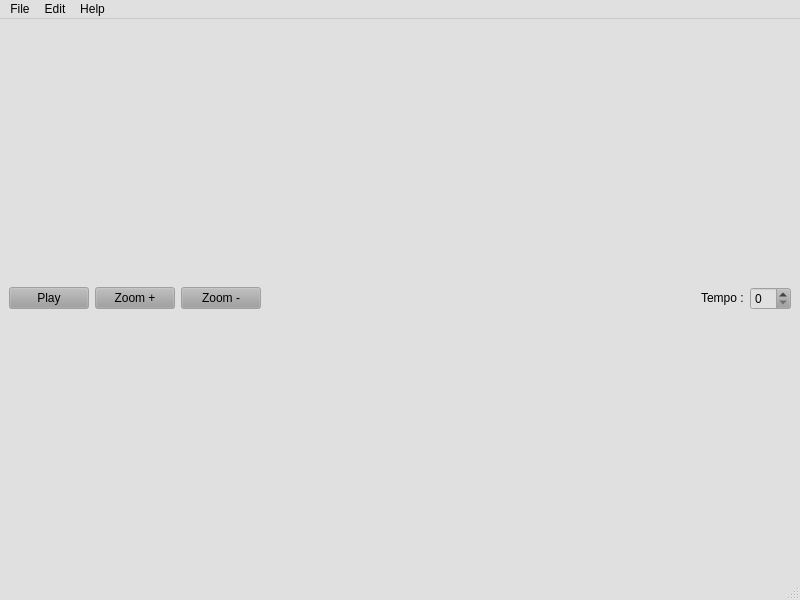
<?xml version="1.0" encoding="UTF-8"?>
<ui version="4.0">
 <class>MainWindow</class>
 <widget class="QMainWindow" name="MainWindow">
  <property name="geometry">
   <rect>
    <x>0</x>
    <y>0</y>
    <width>800</width>
    <height>600</height>
   </rect>
  </property>
  <property name="palette">
   <palette>
    <active>
     <colorrole role="Button">
      <brush brushstyle="SolidPattern">
       <color alpha="255">
        <red>158</red>
        <green>158</green>
        <blue>158</blue>
       </color>
      </brush>
     </colorrole>
     <colorrole role="Base">
      <brush brushstyle="SolidPattern">
       <color alpha="255">
        <red>224</red>
        <green>224</green>
        <blue>224</blue>
       </color>
      </brush>
     </colorrole>
     <colorrole role="Window">
      <brush brushstyle="SolidPattern">
       <color alpha="255">
        <red>224</red>
        <green>224</green>
        <blue>224</blue>
       </color>
      </brush>
     </colorrole>
     <colorrole role="PlaceholderText">
      <brush brushstyle="SolidPattern">
       <color alpha="128">
        <red>0</red>
        <green>0</green>
        <blue>0</blue>
       </color>
      </brush>
     </colorrole>
    </active>
    <inactive>
     <colorrole role="Button">
      <brush brushstyle="SolidPattern">
       <color alpha="255">
        <red>158</red>
        <green>158</green>
        <blue>158</blue>
       </color>
      </brush>
     </colorrole>
     <colorrole role="Base">
      <brush brushstyle="SolidPattern">
       <color alpha="255">
        <red>224</red>
        <green>224</green>
        <blue>224</blue>
       </color>
      </brush>
     </colorrole>
     <colorrole role="Window">
      <brush brushstyle="SolidPattern">
       <color alpha="255">
        <red>224</red>
        <green>224</green>
        <blue>224</blue>
       </color>
      </brush>
     </colorrole>
     <colorrole role="PlaceholderText">
      <brush brushstyle="SolidPattern">
       <color alpha="128">
        <red>0</red>
        <green>0</green>
        <blue>0</blue>
       </color>
      </brush>
     </colorrole>
    </inactive>
    <disabled>
     <colorrole role="Button">
      <brush brushstyle="SolidPattern">
       <color alpha="255">
        <red>158</red>
        <green>158</green>
        <blue>158</blue>
       </color>
      </brush>
     </colorrole>
     <colorrole role="Base">
      <brush brushstyle="SolidPattern">
       <color alpha="255">
        <red>224</red>
        <green>224</green>
        <blue>224</blue>
       </color>
      </brush>
     </colorrole>
     <colorrole role="Window">
      <brush brushstyle="SolidPattern">
       <color alpha="255">
        <red>224</red>
        <green>224</green>
        <blue>224</blue>
       </color>
      </brush>
     </colorrole>
     <colorrole role="PlaceholderText">
      <brush brushstyle="SolidPattern">
       <color alpha="128">
        <red>0</red>
        <green>0</green>
        <blue>0</blue>
       </color>
      </brush>
     </colorrole>
    </disabled>
   </palette>
  </property>
  <property name="windowTitle">
   <string>MainWindow</string>
  </property>
  <property name="autoFillBackground">
   <bool>false</bool>
  </property>
  <property name="styleSheet">
   <string notr="true"/>
  </property>
  <widget class="QWidget" name="centralwidget">
   <layout class="QVBoxLayout" name="verticalLayout">
    <item>
     <layout class="QHBoxLayout" name="horizontalLayout">
      <property name="sizeConstraint">
       <enum>QLayout::SetDefaultConstraint</enum>
      </property>
      <item>
       <widget class="QPushButton" name="playStopButton">
        <property name="sizePolicy">
         <sizepolicy hsizetype="Minimum" vsizetype="Fixed">
          <horstretch>0</horstretch>
          <verstretch>0</verstretch>
         </sizepolicy>
        </property>
        <property name="text">
         <string>Play</string>
        </property>
       </widget>
      </item>
      <item>
       <widget class="QPushButton" name="zoomPlusButton">
        <property name="text">
         <string>Zoom +</string>
        </property>
       </widget>
      </item>
      <item>
       <widget class="QPushButton" name="zoomLessButton">
        <property name="text">
         <string>Zoom -</string>
        </property>
       </widget>
      </item>
      <item>
       <spacer name="horizontalSpacer">
        <property name="orientation">
         <enum>Qt::Horizontal</enum>
        </property>
        <property name="sizeType">
         <enum>QSizePolicy::Expanding</enum>
        </property>
        <property name="sizeHint" stdset="0">
         <size>
          <width>40</width>
          <height>20</height>
         </size>
        </property>
       </spacer>
      </item>
      <item alignment="Qt::AlignRight">
       <widget class="QLabel" name="label">
        <property name="sizePolicy">
         <sizepolicy hsizetype="Fixed" vsizetype="Fixed">
          <horstretch>0</horstretch>
          <verstretch>0</verstretch>
         </sizepolicy>
        </property>
        <property name="styleSheet">
         <string notr="true"/>
        </property>
        <property name="text">
         <string>Tempo :</string>
        </property>
       </widget>
      </item>
      <item>
       <widget class="QSpinBox" name="bpmSpin"/>
      </item>
     </layout>
    </item>
   </layout>
  </widget>
  <widget class="QMenuBar" name="menubar">
   <property name="geometry">
    <rect>
     <x>0</x>
     <y>0</y>
     <width>800</width>
     <height>24</height>
    </rect>
   </property>
   <widget class="QMenu" name="menuFile">
    <property name="title">
     <string>File</string>
    </property>
    <addaction name="actionLoad_project"/>
    <addaction name="actionSave_project"/>
    <addaction name="separator"/>
    <addaction name="actionImport_file"/>
   </widget>
   <widget class="QMenu" name="menuEdit">
    <property name="title">
     <string>Edit</string>
    </property>
    <addaction name="actionUndo"/>
    <addaction name="actionRedo"/>
   </widget>
   <widget class="QMenu" name="menuHelp">
    <property name="title">
     <string>Help</string>
    </property>
    <addaction name="actionAbout"/>
   </widget>
   <addaction name="menuFile"/>
   <addaction name="menuEdit"/>
   <addaction name="menuHelp"/>
  </widget>
  <widget class="QStatusBar" name="statusbar"/>
  <action name="actionAbout">
   <property name="text">
    <string>About</string>
   </property>
  </action>
  <action name="actionLoad_project">
   <property name="text">
    <string>Load project</string>
   </property>
  </action>
  <action name="actionSave_project">
   <property name="text">
    <string>Save project</string>
   </property>
  </action>
  <action name="actionImport_file">
   <property name="text">
    <string>Import file</string>
   </property>
  </action>
  <action name="actionUndo">
   <property name="text">
    <string>Undo</string>
   </property>
  </action>
  <action name="actionRedo">
   <property name="text">
    <string>Redo</string>
   </property>
  </action>
 </widget>
 <resources/>
 <connections/>
</ui>
